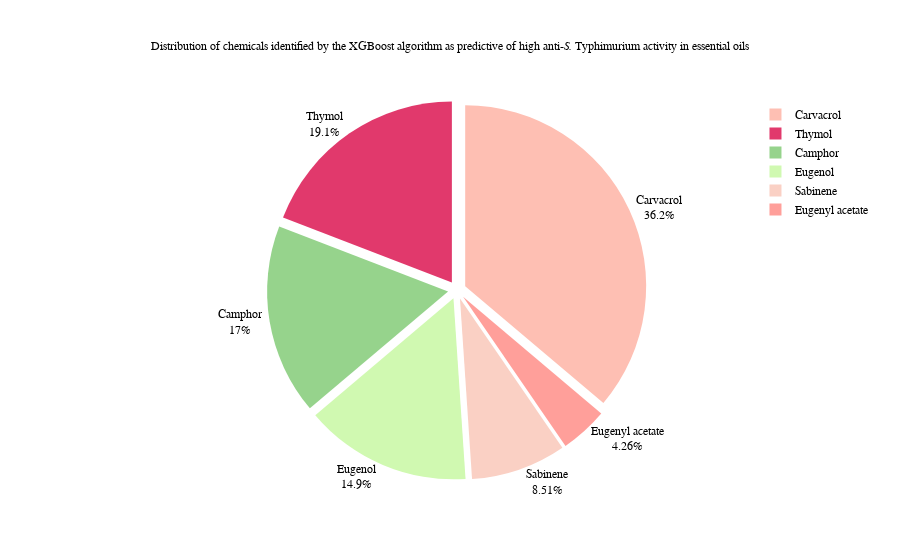

Notebook code cell kept with this figure:
### Code cell
import pandas as pd
import plotly.express as px
import plotly.graph_objects as go
from plotly.io import write_image
import os

# Define the base path and the list of file identifiers
base_path = "features/"
file_ids = [875, 1386]

# Initialize an empty list to hold the chemical names from all files
all_chemical_names = []

# Iterate through the list of file identifiers
for file_id in file_ids:
    # Construct the filename using the corrected pattern
    filename = f"{base_path}Bit_{file_id}_updated.csv"
    
    # Read the CSV file
    try:
        df = pd.read_csv(filename)
        
        # Extract the 'Chemical_name' column and add it to the list
        all_chemical_names.extend(df['Chemical_name'].tolist())
    except FileNotFoundError:
        print(f"File not found: {filename}")
    except Exception as e:
        print(f"Error reading file {filename}: {e}")

# Convert the list of chemical names to a DataFrame for easy counting
chemical_names_df = pd.DataFrame(all_chemical_names, columns=['Chemical_name'])

# Count the occurrences of each chemical name
chemical_name_counts = chemical_names_df['Chemical_name'].value_counts()

# Print the counts
print(chemical_name_counts)

# Filter the counts to separate those chemicals present more than 2 times
more_than_three = chemical_name_counts[chemical_name_counts > 1]
others_count = chemical_name_counts[chemical_name_counts <= 1].sum()

# Adding the "Others" category
if others_count > 0:
    # Create a new Series for "Others" and concatenate it
    others_series = pd.Series([others_count], index=['Others'])
    more_than_three = pd.concat([more_than_three, others_series])


# Convert to DataFrame for Plotly
df_more_than_three = more_than_three.reset_index()
df_more_than_three.columns = ['Chemical', 'Count']

# Define a custom color palette
colors = ['#FEBFB3', '#E1396C', '#96D38C', '#D0F9B1', '#FAD0C4', '#FF9F9A', '#FAB0E4']

# Creating the pie chart with uniformly separated slices
fig = go.Figure(data=[go.Pie(labels=df_more_than_three['Chemical'],
                             values=df_more_than_three['Count'],
                             pull=0.05,  # Uniformly pull away all slices
                             marker_colors=colors,
                             textinfo='percent+label',
                             outsidetextfont=dict(size=12),  # Ensure outside text is visible
                             textposition='outside',  # Place labels outside with lines connecting to slices
                             hoverinfo='label+percent',
                             insidetextorientation='radial',
                            )])

# Update the layout with the desired title and font settings
fig.update_layout(
    font=dict(family="EB Garamond, serif", size=12, color="black"),
    title=dict(text='Distribution of chemicals identified by the XGBoost algorithm as predictive of high anti-<i>S.</i> Typhimurium activity in essential oils',
               x=0.5,
               font=dict(family="EB Garamond, serif", size=12, color="black")),
    legend_title_font=dict(family="EB Garamond, serif", size=12, color="black"),
    legend_font=dict(family="EB Garamond, serif", size=12, color="black")
)

# Show the figure
fig.show()


file_path = "charts/chemicals_linked_with_anti_salmonella_activity.png"
fig.write_image(file_path, scale=3)

print(f"Image saved to {file_path}")

### Figure 1 — Plotly figure (JSON) as saved in the notebook; plotly's stock layout.template omitted (floating-point values rounded to 4 significant figures)
{"data": [{"hoverinfo": "label+percent", "insidetextorientation": "radial", "labels": ["Carvacrol", "Thymol", "Camphor", "Eugenol", "Sabinene", "Eugenyl acetate"], "marker": {"colors": ["#FEBFB3", "#E1396C", "#96D38C", "#D0F9B1", "#FAD0C4", "#FF9F9A", "#FAB0E4"]}, "outsidetextfont": {"size": 12}, "pull": 0.05, "textinfo": "percent+label", "textposition": "outside", "type": "pie", "values": [17, 9, 8, 7, 4, 2]}], "layout": {"font": {"color": "black", "family": "EB Garamond, serif", "size": 12}, "legend": {"font": {"color": "black", "family": "EB Garamond, serif", "size": 12}, "title": {"font": {"color": "black", "family": "EB Garamond, serif", "size": 12}}}, "title": {"font": {"color": "black", "family": "EB Garamond, serif", "size": 12}, "text": "Distribution of chemicals identified by the XGBoost algorithm as predictive of high anti-<i>S.</i> Typhimurium activity in essential oils", "x": 0.5}}}
